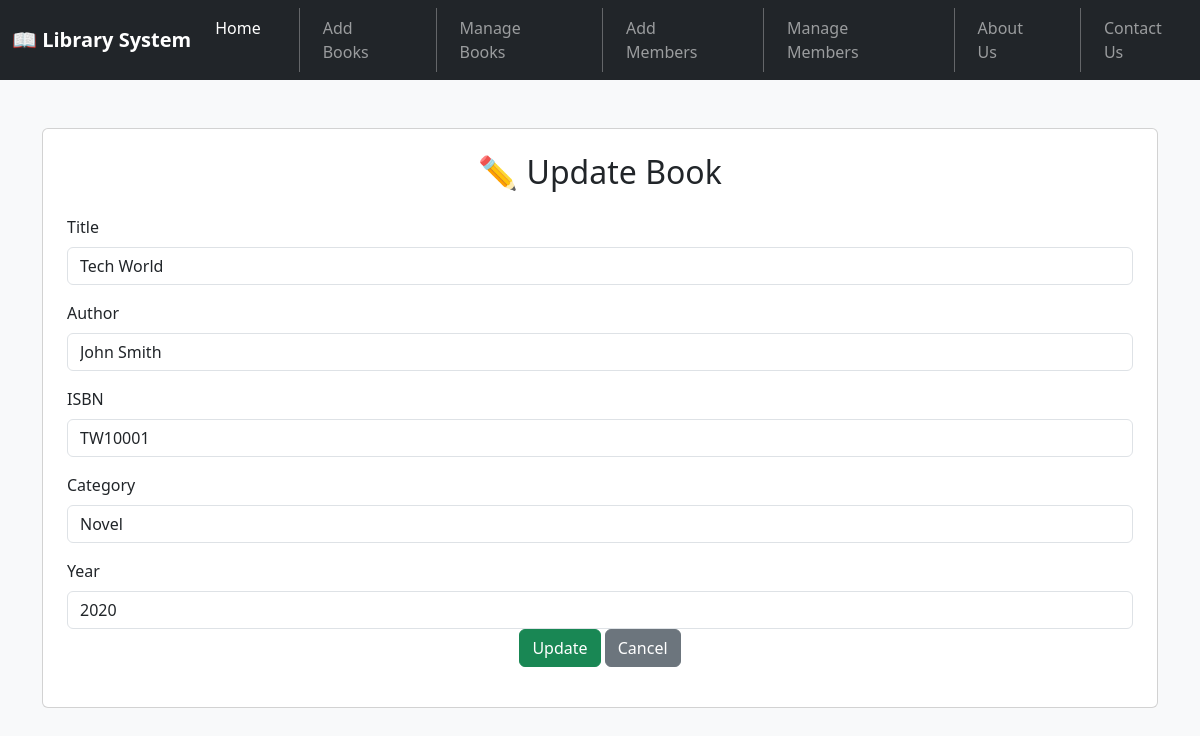
The app's page /update_book.php?id=1 with its own data.
### tables this page shows
CREATE TABLE `books` (
  `id` int(11) NOT NULL,
  `title` varchar(255) NOT NULL,
  `author` varchar(255) NOT NULL,
  `isbn` varchar(50) NOT NULL,
  `category` varchar(100) DEFAULT NULL,
  `year` int(11) DEFAULT NULL
);

### update_book.php (the view, shortened to what this page needs)
<?php
include 'config.php';
if (isset($_GET['id'])) {
    $id = $_GET['id'];
    $sql = "SELECT * FROM books WHERE id=$id";
    $result = $conn->query($sql);
    $row = $result->fetch_assoc();
}
?>
<!DOCTYPE html>
<html>
<head>
    <link href="https://cdn.jsdelivr.net/npm/bootstrap@5.3.2/dist/css/bootstrap.min.css" rel="stylesheet">
</head>
<body class="bg-light">
    <nav class="navbar navbar-expand-lg navbar-dark bg-dark">
  <div class="container-fluid">
    <a class="navbar-brand fw-bold" href="index.html">📖 Library System</a>
    <div class="collapse navbar-collapse" id="navbarNav">
      <ul class="navbar-nav ms-auto" style="gap: 15px;">
        <li class="nav-item">
          <a class="nav-link active" href="index.html">Home</a>
        </li>
        <li class="nav-item">
          <a class="nav-link" href="book_form.html">Add Books</a>
        </li>
        <li class="nav-item">
          <a class="nav-link" href="view_books.php">Manage Books</a>
        </li>
        <li class="nav-item">
          <a class="nav-link" href="member_form.html">Add Members</a>
        </li>
        <li class="nav-item">
          <a class="nav-link" href="view_members.php">Manage Members</a>
        </li>
        <li class="nav-item">
          <a class="nav-link" href="about.html">About Us</a>
        </li>
        <li class="nav-item">
          <a class="nav-link" href="contact.html">Contact Us</a>
        </li>
      </ul>
    </div>
  </div>
</nav>
<div class="container mt-5">
<div class="card p-4">
    <h2 class="mb-4 text-center">✏️ Update Book</h2>
    <form method="POST">
        <div class="mb-3">
            <label class="form-label">Title</label>
            <input type="text" name="title" value="<?= $row['title'] ?>" class="form-control">
        </div>
        <div class="mb-3">
            <label class="form-label">Author</label>
            <input type="text" name="author" value="<?= $row['author'] ?>" class="form-control">
        </div>
        <div class="mb-3">
            <label class="form-label">ISBN</label>
            <input type="text" name="isbn" value="<?= $row['isbn'] ?>" class="form-control">
        </div>
        <div class="mb-3">
            <label class="form-label">Category</label>
            <input type="text" name="category" value="<?= $row['category'] ?>" class="form-control">
        </div>
        <div class="mb-3">
            <label class="form-label">Year</label>
            <input type="number" name="year" value="<?= $row['year'] ?>" class="form-control">
            <div class="text-center">
        <button type="submit" name="update" class="btn btn-success">Update</button>
        <a href="view_books.php" class="btn btn-secondary">Cancel</a>
    </form>
</div>
</div>
</body>
</html>

### update_book.php (style rules this page uses)
.navbar-nav .nav-item + .nav-item { border-left: 1px solid rgba(255, 255, 255, 0.3); padding-left: 15px; margin-left: 15px; }

### records on screen
books: title "Tech World", author "John Smith", isbn "TW10001", category "Novel", year "2020"
